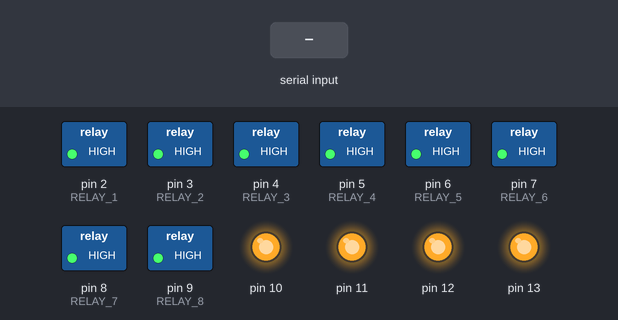
Simulated run of this sketch. Board: Arduino Uno, built with avr-gcc and run on an emulated ATmega328P. Parts: switched loads named in the sketch (green lamp = pin HIGH), output pins drawn as LEDs (lit = HIGH). The test bench sets the inputs (shaded band). What the sketch prints to the serial monitor is not drawn.

Above: at 1.2 s.
1.3 s: "a" received over Serial
At 1.8 s:
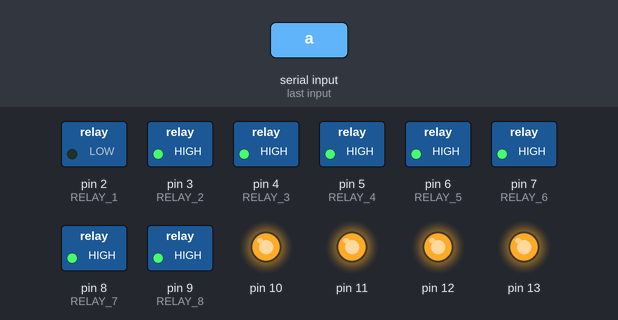
2.8 s: "b" received over Serial
At 4.0 s:
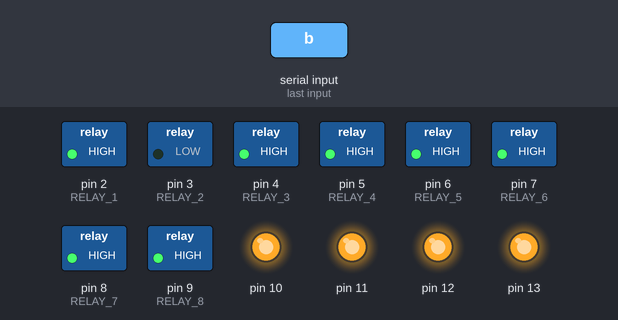
4.3 s: "c" received over Serial
At 5.2 s:
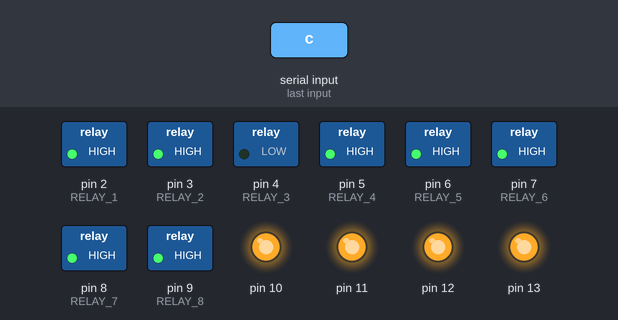
5.8 s: "d" received over Serial
At 6.4 s:
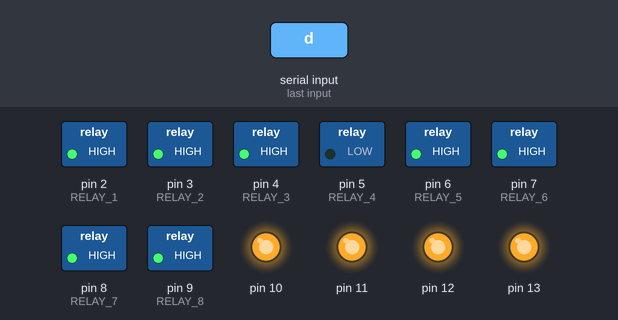
7.3 s: "e" received over Serial
At 8.5 s:
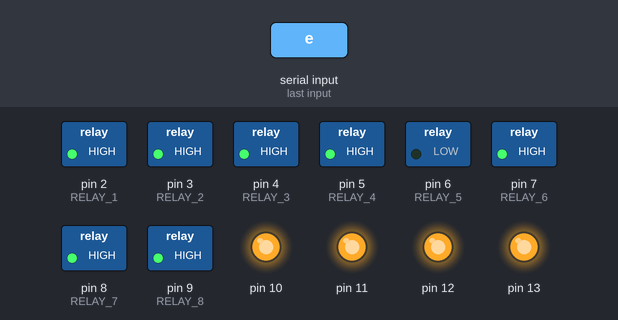
8.8 s: "f" received over Serial
At 9.9 s:
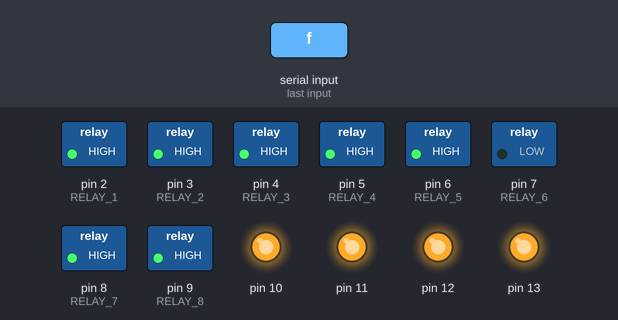
Timing chart, 0 to 11.3 s (numbered marks = the images above; inputs shaded):
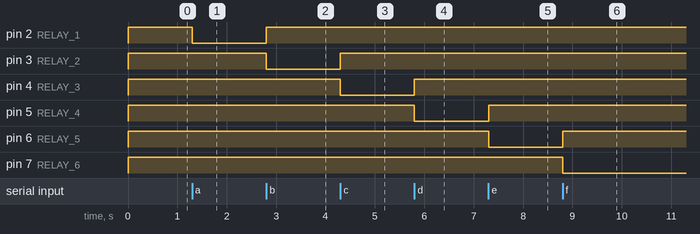

Measured:
- after the input at 1.3 s, pin 2 (RELAY_1): HIGH → LOW at once
- after the input at 2.8 s, pin 2 (RELAY_1): LOW → HIGH at once; pin 3 (RELAY_2): HIGH → LOW at once
- after the input at 4.3 s, pin 3 (RELAY_2): LOW → HIGH at once; pin 4 (RELAY_3): HIGH → LOW at once
- after the input at 5.8 s, pin 4 (RELAY_3): LOW → HIGH at once; pin 5 (RELAY_4): HIGH → LOW at once
- after the input at 7.3 s, pin 5 (RELAY_4): LOW → HIGH at once; pin 6 (RELAY_5): HIGH → LOW at once
- after the input at 8.8 s, pin 6 (RELAY_5): LOW → HIGH at once; pin 7 (RELAY_6): HIGH → LOW at once

The sketch:

SerialRelay.ino
```cpp
// (licence header left out)
// ***********************************************************************

#define RELAY_1 2
#define RELAY_2 3
#define RELAY_3 4
#define RELAY_4 5
#define RELAY_5 6
#define RELAY_6 7
#define RELAY_7 8
#define RELAY_8 9

#define ACTIVE LOW

void setup() {
  // Initialize pins. Set all pins inactive.
  for (int thisPin = 2; thisPin < 14; thisPin++) {
    pinMode(thisPin, OUTPUT);
    digitalWrite(thisPin, !ACTIVE);
  }

  // Initialize serial communication.
  Serial.begin(9600);
  Serial.write("SerialRelay V1.0");
  Serial.write("Ready ...");
}

void TurnOffPins() {
  for (int thisPin = 2; thisPin < 14; thisPin++) {
    digitalWrite(thisPin, !ACTIVE);
  }
}

void loop() {
  // read the sensor:
  if (Serial.available() > 0) {
    int inByte = Serial.read();

    switch (inByte) {
      case 'a':
        TurnOffPins();
        digitalWrite(RELAY_1, ACTIVE);
	break;
      case 'b':
        TurnOffPins();
        digitalWrite(RELAY_2, ACTIVE);
	break;
      case 'c':
        TurnOffPins();
        digitalWrite(RELAY_3, ACTIVE);
	break;
      case 'd':
        TurnOffPins();
        digitalWrite(RELAY_4, ACTIVE);
	break;
      case 'e':
        TurnOffPins();
        digitalWrite(RELAY_5, ACTIVE);
	break;
      case 'f':
        TurnOffPins();
        digitalWrite(RELAY_6, ACTIVE);
	break;
      case 'g':
        TurnOffPins();
        digitalWrite(RELAY_7, ACTIVE);
	break;
      case 'h':
        TurnOffPins();
        digitalWrite(RELAY_8, ACTIVE);
	break;

      default:
        // Turn all the relays off.
        TurnOffPins();
    }
  }
}
```
